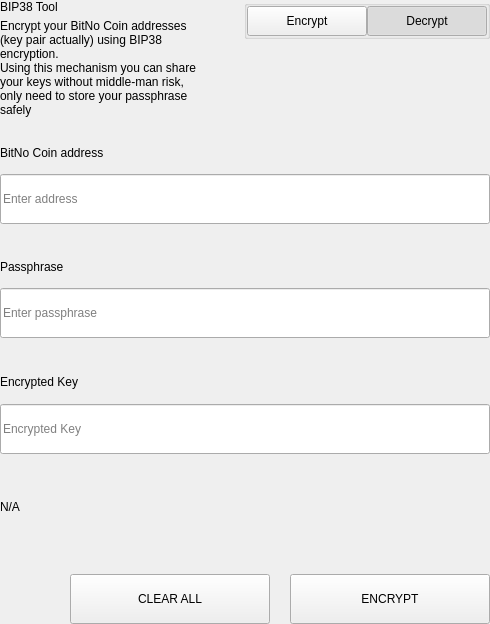
<?xml version="1.0" encoding="UTF-8"?>
<ui version="4.0">
 <class>SettingsBitToolWidget</class>
 <widget class="QWidget" name="SettingsBitToolWidget">
  <property name="geometry">
   <rect>
    <x>0</x>
    <y>0</y>
    <width>490</width>
    <height>624</height>
   </rect>
  </property>
  <property name="windowTitle">
   <string>Form</string>
  </property>
  <layout class="QVBoxLayout" name="verticalLayout">
   <property name="spacing">
    <number>0</number>
   </property>
   <property name="leftMargin">
    <number>0</number>
   </property>
   <property name="topMargin">
    <number>0</number>
   </property>
   <property name="rightMargin">
    <number>0</number>
   </property>
   <property name="bottomMargin">
    <number>0</number>
   </property>
   <item>
    <widget class="QWidget" name="left" native="true">
     <layout class="QVBoxLayout" name="verticalLayout_3">
      <property name="leftMargin">
       <number>0</number>
      </property>
      <property name="topMargin">
       <number>0</number>
      </property>
      <property name="rightMargin">
       <number>0</number>
      </property>
      <property name="bottomMargin">
       <number>0</number>
      </property>
      <item>
       <layout class="QVBoxLayout" name="verticalLayout_2">
        <property name="spacing">
         <number>0</number>
        </property>
        <item>
         <layout class="QHBoxLayout" name="horizontalLayout_3" stretch="3,1">
          <property name="spacing">
           <number>40</number>
          </property>
          <item>
           <layout class="QVBoxLayout" name="verticalLayoutTitle">
            <property name="spacing">
             <number>5</number>
            </property>
            <item>
             <widget class="QLabel" name="labelTitle">
              <property name="text">
               <string>BIP38 Tool</string>
              </property>
             </widget>
            </item>
            <item>
             <widget class="QLabel" name="labelSubtitle1">
              <property name="text">
               <string>Encrypt your BitNo Coin addresses (key pair actually) using BIP38 encryption.
Using this mechanism you can share your keys without middle-man risk, only need to store your passphrase safely</string>
              </property>
              <property name="wordWrap">
               <bool>true</bool>
              </property>
             </widget>
            </item>
           </layout>
          </item>
          <item alignment="Qt::AlignTop">
           <widget class="QGroupBox" name="groupBox">
            <property name="title">
             <string/>
            </property>
            <property name="alignment">
             <set>Qt::AlignLeading|Qt::AlignLeft|Qt::AlignTop</set>
            </property>
            <layout class="QHBoxLayout" name="horizontalLayout_4">
             <property name="spacing">
              <number>0</number>
             </property>
             <property name="leftMargin">
              <number>0</number>
             </property>
             <property name="topMargin">
              <number>0</number>
             </property>
             <property name="rightMargin">
              <number>0</number>
             </property>
             <property name="bottomMargin">
              <number>0</number>
             </property>
             <item>
              <spacer name="horizontalSpacer">
               <property name="orientation">
                <enum>Qt::Horizontal</enum>
               </property>
               <property name="sizeHint" stdset="0">
                <size>
                 <width>40</width>
                 <height>20</height>
                </size>
               </property>
              </spacer>
             </item>
             <item>
              <widget class="QPushButton" name="pushLeft">
               <property name="minimumSize">
                <size>
                 <width>120</width>
                 <height>30</height>
                </size>
               </property>
               <property name="maximumSize">
                <size>
                 <width>120</width>
                 <height>30</height>
                </size>
               </property>
               <property name="focusPolicy">
                <enum>Qt::NoFocus</enum>
               </property>
               <property name="text">
                <string>Encrypt</string>
               </property>
               <property name="checkable">
                <bool>true</bool>
               </property>
               <property name="autoExclusive">
                <bool>true</bool>
               </property>
              </widget>
             </item>
             <item>
              <widget class="QPushButton" name="pushRight">
               <property name="minimumSize">
                <size>
                 <width>120</width>
                 <height>30</height>
                </size>
               </property>
               <property name="maximumSize">
                <size>
                 <width>120</width>
                 <height>30</height>
                </size>
               </property>
               <property name="focusPolicy">
                <enum>Qt::NoFocus</enum>
               </property>
               <property name="text">
                <string>Decrypt</string>
               </property>
               <property name="checkable">
                <bool>true</bool>
               </property>
               <property name="checked">
                <bool>true</bool>
               </property>
               <property name="autoExclusive">
                <bool>true</bool>
               </property>
              </widget>
             </item>
            </layout>
           </widget>
          </item>
         </layout>
        </item>
        <item>
         <widget class="QStackedWidget" name="stackedWidget">
          <property name="currentIndex">
           <number>1</number>
          </property>
          <widget class="QWidget" name="pageDecrypt">
           <layout class="QVBoxLayout" name="verticalLayout_5">
            <property name="spacing">
             <number>0</number>
            </property>
            <property name="leftMargin">
             <number>0</number>
            </property>
            <property name="topMargin">
             <number>0</number>
            </property>
            <property name="rightMargin">
             <number>0</number>
            </property>
            <property name="bottomMargin">
             <number>0</number>
            </property>
            <item>
             <widget class="QWidget" name="widget" native="true">
              <property name="minimumSize">
               <size>
                <width>0</width>
                <height>100</height>
               </size>
              </property>
              <layout class="QVBoxLayout" name="verticalLayout_4">
               <property name="spacing">
                <number>0</number>
               </property>
               <property name="leftMargin">
                <number>0</number>
               </property>
               <property name="topMargin">
                <number>0</number>
               </property>
               <property name="rightMargin">
                <number>0</number>
               </property>
               <property name="bottomMargin">
                <number>0</number>
               </property>
               <item>
                <spacer name="verticalSpacer_2">
                 <property name="orientation">
                  <enum>Qt::Vertical</enum>
                 </property>
                 <property name="sizeType">
                  <enum>QSizePolicy::Fixed</enum>
                 </property>
                 <property name="sizeHint" stdset="0">
                  <size>
                   <width>20</width>
                   <height>20</height>
                  </size>
                 </property>
                </spacer>
               </item>
               <item>
                <layout class="QHBoxLayout" name="horizontalLayout_6" stretch="2">
                 <property name="spacing">
                  <number>0</number>
                 </property>
                 <item>
                  <layout class="QVBoxLayout" name="verticalLayout_7">
                   <property name="spacing">
                    <number>9</number>
                   </property>
                   <item>
                    <widget class="QLabel" name="labelSubtitleKey">
                     <property name="minimumSize">
                      <size>
                       <width>0</width>
                       <height>20</height>
                      </size>
                     </property>
                     <property name="maximumSize">
                      <size>
                       <width>16777215</width>
                       <height>20</height>
                      </size>
                     </property>
                     <property name="text">
                      <string>Encrypted key</string>
                     </property>
                    </widget>
                   </item>
                   <item>
                    <widget class="QLineEdit" name="lineEditKey">
                     <property name="minimumSize">
                      <size>
                       <width>0</width>
                       <height>50</height>
                      </size>
                     </property>
                     <property name="maximumSize">
                      <size>
                       <width>16777215</width>
                       <height>50</height>
                      </size>
                     </property>
                     <property name="placeholderText">
                      <string>Enter a encrypted key</string>
                     </property>
                    </widget>
                   </item>
                  </layout>
                 </item>
                </layout>
               </item>
               <item>
                <spacer name="verticalSpacer_3">
                 <property name="orientation">
                  <enum>Qt::Vertical</enum>
                 </property>
                 <property name="sizeType">
                  <enum>QSizePolicy::Fixed</enum>
                 </property>
                 <property name="sizeHint" stdset="0">
                  <size>
                   <width>20</width>
                   <height>20</height>
                  </size>
                 </property>
                </spacer>
               </item>
               <item>
                <layout class="QVBoxLayout" name="verticalLayout_9">
                 <property name="spacing">
                  <number>9</number>
                 </property>
                 <item>
                  <widget class="QLabel" name="labelSubtitlePassphrase">
                   <property name="maximumSize">
                    <size>
                     <width>16777215</width>
                     <height>20</height>
                    </size>
                   </property>
                   <property name="text">
                    <string>Passphrase</string>
                   </property>
                  </widget>
                 </item>
                 <item>
                  <widget class="QLineEdit" name="lineEditPassphrase">
                   <property name="minimumSize">
                    <size>
                     <width>0</width>
                     <height>50</height>
                    </size>
                   </property>
                   <property name="maximumSize">
                    <size>
                     <width>16777215</width>
                     <height>50</height>
                    </size>
                   </property>
                   <property name="placeholderText">
                    <string>Enter a passphrase</string>
                   </property>
                  </widget>
                 </item>
                </layout>
               </item>
               <item>
                <spacer name="verticalSpacer_4">
                 <property name="orientation">
                  <enum>Qt::Vertical</enum>
                 </property>
                 <property name="sizeType">
                  <enum>QSizePolicy::Fixed</enum>
                 </property>
                 <property name="sizeHint" stdset="0">
                  <size>
                   <width>20</width>
                   <height>20</height>
                  </size>
                 </property>
                </spacer>
               </item>
               <item>
                <widget class="QWidget" name="widget_3" native="true">
                 <property name="sizePolicy">
                  <sizepolicy hsizetype="Preferred" vsizetype="Fixed">
                   <horstretch>0</horstretch>
                   <verstretch>0</verstretch>
                  </sizepolicy>
                 </property>
                 <layout class="QVBoxLayout" name="verticalLayout_10">
                  <property name="spacing">
                   <number>9</number>
                  </property>
                  <property name="leftMargin">
                   <number>0</number>
                  </property>
                  <property name="topMargin">
                   <number>0</number>
                  </property>
                  <property name="rightMargin">
                   <number>0</number>
                  </property>
                  <property name="bottomMargin">
                   <number>0</number>
                  </property>
                  <item>
                   <widget class="QLabel" name="labelSubtitleDecryptResult">
                    <property name="minimumSize">
                     <size>
                      <width>0</width>
                      <height>20</height>
                     </size>
                    </property>
                    <property name="maximumSize">
                     <size>
                      <width>16777215</width>
                      <height>20</height>
                     </size>
                    </property>
                    <property name="text">
                     <string>Decrypted address result</string>
                    </property>
                   </widget>
                  </item>
                  <item>
                   <widget class="QWidget" name="widget_4" native="true">
                    <layout class="QHBoxLayout" name="horizontalLayout" stretch="6,0,1">
                     <property name="spacing">
                      <number>0</number>
                     </property>
                     <property name="leftMargin">
                      <number>0</number>
                     </property>
                     <property name="topMargin">
                      <number>0</number>
                     </property>
                     <property name="rightMargin">
                      <number>0</number>
                     </property>
                     <property name="bottomMargin">
                      <number>0</number>
                     </property>
                     <item alignment="Qt::AlignVCenter">
                      <widget class="QLineEdit" name="lineEditDecryptResult">
                       <property name="minimumSize">
                        <size>
                         <width>0</width>
                         <height>50</height>
                        </size>
                       </property>
                       <property name="maximumSize">
                        <size>
                         <width>16777215</width>
                         <height>50</height>
                        </size>
                       </property>
                       <property name="placeholderText">
                        <string>Decrypted Address</string>
                       </property>
                      </widget>
                     </item>
                     <item>
                      <spacer name="horizontalSpacer_4">
                       <property name="orientation">
                        <enum>Qt::Horizontal</enum>
                       </property>
                       <property name="sizeType">
                        <enum>QSizePolicy::Fixed</enum>
                       </property>
                       <property name="sizeHint" stdset="0">
                        <size>
                         <width>20</width>
                         <height>50</height>
                        </size>
                       </property>
                      </spacer>
                     </item>
                     <item>
                      <widget class="QPushButton" name="pushButtonImport">
                       <property name="minimumSize">
                        <size>
                         <width>140</width>
                         <height>40</height>
                        </size>
                       </property>
                       <property name="text">
                        <string>Import Address</string>
                       </property>
                      </widget>
                     </item>
                    </layout>
                   </widget>
                  </item>
                 </layout>
                </widget>
               </item>
               <item>
                <widget class="QLabel" name="statusLabel_DEC">
                 <property name="maximumSize">
                  <size>
                   <width>16777215</width>
                   <height>40</height>
                  </size>
                 </property>
                 <property name="text">
                  <string/>
                 </property>
                </widget>
               </item>
               <item>
                <spacer name="verticalSpacer">
                 <property name="orientation">
                  <enum>Qt::Vertical</enum>
                 </property>
                 <property name="sizeType">
                  <enum>QSizePolicy::Preferred</enum>
                 </property>
                 <property name="sizeHint" stdset="0">
                  <size>
                   <width>20</width>
                   <height>20</height>
                  </size>
                 </property>
                </spacer>
               </item>
               <item>
                <layout class="QHBoxLayout" name="horizontalLayout_7">
                 <property name="spacing">
                  <number>0</number>
                 </property>
                 <item>
                  <spacer name="horizontalSpacer_5">
                   <property name="orientation">
                    <enum>Qt::Horizontal</enum>
                   </property>
                   <property name="sizeType">
                    <enum>QSizePolicy::Expanding</enum>
                   </property>
                   <property name="sizeHint" stdset="0">
                    <size>
                     <width>40</width>
                     <height>20</height>
                    </size>
                   </property>
                  </spacer>
                 </item>
                 <item>
                  <widget class="QPushButton" name="pushButtonDecryptClear">
                   <property name="minimumSize">
                    <size>
                     <width>200</width>
                     <height>50</height>
                    </size>
                   </property>
                   <property name="maximumSize">
                    <size>
                     <width>200</width>
                     <height>50</height>
                    </size>
                   </property>
                   <property name="text">
                    <string>CLEAR</string>
                   </property>
                  </widget>
                 </item>
                 <item>
                  <spacer name="horizontalSpacer_3">
                   <property name="orientation">
                    <enum>Qt::Horizontal</enum>
                   </property>
                   <property name="sizeType">
                    <enum>QSizePolicy::Fixed</enum>
                   </property>
                   <property name="sizeHint" stdset="0">
                    <size>
                     <width>20</width>
                     <height>20</height>
                    </size>
                   </property>
                  </spacer>
                 </item>
                 <item>
                  <widget class="QPushButton" name="pushButtonDecrypt">
                   <property name="minimumSize">
                    <size>
                     <width>200</width>
                     <height>50</height>
                    </size>
                   </property>
                   <property name="maximumSize">
                    <size>
                     <width>200</width>
                     <height>50</height>
                    </size>
                   </property>
                   <property name="text">
                    <string>DECRYPT KEY</string>
                   </property>
                  </widget>
                 </item>
                </layout>
               </item>
              </layout>
             </widget>
            </item>
           </layout>
          </widget>
          <widget class="QWidget" name="pageEncrypt">
           <layout class="QVBoxLayout" name="verticalLayout_11">
            <property name="spacing">
             <number>0</number>
            </property>
            <property name="leftMargin">
             <number>0</number>
            </property>
            <property name="topMargin">
             <number>0</number>
            </property>
            <property name="rightMargin">
             <number>0</number>
            </property>
            <property name="bottomMargin">
             <number>0</number>
            </property>
            <item>
             <spacer name="verticalSpacer_8">
              <property name="orientation">
               <enum>Qt::Vertical</enum>
              </property>
              <property name="sizeType">
               <enum>QSizePolicy::Fixed</enum>
              </property>
              <property name="sizeHint" stdset="0">
               <size>
                <width>20</width>
                <height>20</height>
               </size>
              </property>
             </spacer>
            </item>
            <item>
             <widget class="QWidget" name="containerAddressEnc" native="true">
              <layout class="QVBoxLayout" name="containerAddressEncLayout">
               <property name="spacing">
                <number>5</number>
               </property>
               <property name="leftMargin">
                <number>0</number>
               </property>
               <property name="topMargin">
                <number>0</number>
               </property>
               <property name="rightMargin">
                <number>0</number>
               </property>
               <property name="bottomMargin">
                <number>0</number>
               </property>
               <item>
                <widget class="QLabel" name="labelSubtitleAddress">
                 <property name="minimumSize">
                  <size>
                   <width>0</width>
                   <height>20</height>
                  </size>
                 </property>
                 <property name="maximumSize">
                  <size>
                   <width>16777215</width>
                   <height>20</height>
                  </size>
                 </property>
                 <property name="text">
                  <string>BitNo Coin address</string>
                 </property>
                </widget>
               </item>
               <item>
                <widget class="QLineEdit" name="addressIn_ENC">
                 <property name="minimumSize">
                  <size>
                   <width>0</width>
                   <height>50</height>
                  </size>
                 </property>
                 <property name="placeholderText">
                  <string>Enter address</string>
                 </property>
                </widget>
               </item>
              </layout>
             </widget>
            </item>
            <item>
             <spacer name="verticalSpacer_6">
              <property name="orientation">
               <enum>Qt::Vertical</enum>
              </property>
              <property name="sizeType">
               <enum>QSizePolicy::Fixed</enum>
              </property>
              <property name="sizeHint" stdset="0">
               <size>
                <width>20</width>
                <height>20</height>
               </size>
              </property>
             </spacer>
            </item>
            <item>
             <widget class="QWidget" name="containerAddress" native="true">
              <layout class="QHBoxLayout" name="horizontalLayout_9" stretch="2">
               <property name="spacing">
                <number>0</number>
               </property>
               <property name="leftMargin">
                <number>0</number>
               </property>
               <property name="topMargin">
                <number>0</number>
               </property>
               <property name="rightMargin">
                <number>0</number>
               </property>
               <property name="bottomMargin">
                <number>0</number>
               </property>
               <item>
                <layout class="QVBoxLayout" name="verticalLayout_8">
                 <property name="spacing">
                  <number>5</number>
                 </property>
                 <item>
                  <widget class="QLabel" name="labelSubtitleMessage">
                   <property name="minimumSize">
                    <size>
                     <width>0</width>
                     <height>20</height>
                    </size>
                   </property>
                   <property name="maximumSize">
                    <size>
                     <width>16777215</width>
                     <height>20</height>
                    </size>
                   </property>
                   <property name="text">
                    <string>Passphrase</string>
                   </property>
                  </widget>
                 </item>
                 <item>
                  <widget class="QLineEdit" name="passphraseIn_ENC">
                   <property name="minimumSize">
                    <size>
                     <width>0</width>
                     <height>50</height>
                    </size>
                   </property>
                   <property name="maximumSize">
                    <size>
                     <width>16777215</width>
                     <height>50</height>
                    </size>
                   </property>
                   <property name="placeholderText">
                    <string>Enter passphrase</string>
                   </property>
                  </widget>
                 </item>
                </layout>
               </item>
              </layout>
             </widget>
            </item>
            <item>
             <spacer name="verticalSpacer_7">
              <property name="orientation">
               <enum>Qt::Vertical</enum>
              </property>
              <property name="sizeType">
               <enum>QSizePolicy::Fixed</enum>
              </property>
              <property name="sizeHint" stdset="0">
               <size>
                <width>20</width>
                <height>20</height>
               </size>
              </property>
             </spacer>
            </item>
            <item>
             <widget class="QWidget" name="widget_2" native="true">
              <property name="minimumSize">
               <size>
                <width>0</width>
                <height>75</height>
               </size>
              </property>
              <property name="maximumSize">
               <size>
                <width>16777215</width>
                <height>16777215</height>
               </size>
              </property>
              <layout class="QVBoxLayout" name="verticalLayout_6">
               <property name="leftMargin">
                <number>0</number>
               </property>
               <property name="topMargin">
                <number>0</number>
               </property>
               <property name="rightMargin">
                <number>0</number>
               </property>
               <property name="bottomMargin">
                <number>0</number>
               </property>
               <item>
                <widget class="QLabel" name="labelSubtitleEncryptedKey">
                 <property name="minimumSize">
                  <size>
                   <width>0</width>
                   <height>20</height>
                  </size>
                 </property>
                 <property name="maximumSize">
                  <size>
                   <width>16777215</width>
                   <height>20</height>
                  </size>
                 </property>
                 <property name="text">
                  <string>Encrypted Key</string>
                 </property>
                </widget>
               </item>
               <item>
                <widget class="QLineEdit" name="encryptedKeyOut_ENC">
                 <property name="minimumSize">
                  <size>
                   <width>0</width>
                   <height>50</height>
                  </size>
                 </property>
                 <property name="placeholderText">
                  <string>Encrypted Key</string>
                 </property>
                </widget>
               </item>
              </layout>
             </widget>
            </item>
            <item>
             <widget class="QLabel" name="statusLabel_ENC">
              <property name="text">
               <string notr="true">N/A</string>
              </property>
             </widget>
            </item>
            <item>
             <spacer name="verticalSpacer_5">
              <property name="orientation">
               <enum>Qt::Vertical</enum>
              </property>
              <property name="sizeType">
               <enum>QSizePolicy::Fixed</enum>
              </property>
              <property name="sizeHint" stdset="0">
               <size>
                <width>20</width>
                <height>20</height>
               </size>
              </property>
             </spacer>
            </item>
            <item>
             <layout class="QHBoxLayout" name="horizontalLayout_8">
              <property name="spacing">
               <number>0</number>
              </property>
              <item>
               <spacer name="horizontalSpacer_6">
                <property name="orientation">
                 <enum>Qt::Horizontal</enum>
                </property>
                <property name="sizeType">
                 <enum>QSizePolicy::Expanding</enum>
                </property>
                <property name="sizeHint" stdset="0">
                 <size>
                  <width>40</width>
                  <height>20</height>
                 </size>
                </property>
               </spacer>
              </item>
              <item>
               <widget class="QPushButton" name="pushButtonClear">
                <property name="minimumSize">
                 <size>
                  <width>200</width>
                  <height>50</height>
                 </size>
                </property>
                <property name="focusPolicy">
                 <enum>Qt::NoFocus</enum>
                </property>
                <property name="text">
                 <string>CLEAR ALL</string>
                </property>
               </widget>
              </item>
              <item>
               <spacer name="horizontalSpacer_2">
                <property name="orientation">
                 <enum>Qt::Horizontal</enum>
                </property>
                <property name="sizeType">
                 <enum>QSizePolicy::Fixed</enum>
                </property>
                <property name="sizeHint" stdset="0">
                 <size>
                  <width>20</width>
                  <height>20</height>
                 </size>
                </property>
               </spacer>
              </item>
              <item>
               <widget class="QPushButton" name="pushButtonEncrypt">
                <property name="minimumSize">
                 <size>
                  <width>200</width>
                  <height>50</height>
                 </size>
                </property>
                <property name="maximumSize">
                 <size>
                  <width>200</width>
                  <height>50</height>
                 </size>
                </property>
                <property name="focusPolicy">
                 <enum>Qt::NoFocus</enum>
                </property>
                <property name="text">
                 <string>ENCRYPT</string>
                </property>
               </widget>
              </item>
             </layout>
            </item>
           </layout>
          </widget>
         </widget>
        </item>
       </layout>
      </item>
     </layout>
    </widget>
   </item>
  </layout>
 </widget>
 <resources/>
 <connections/>
</ui>
